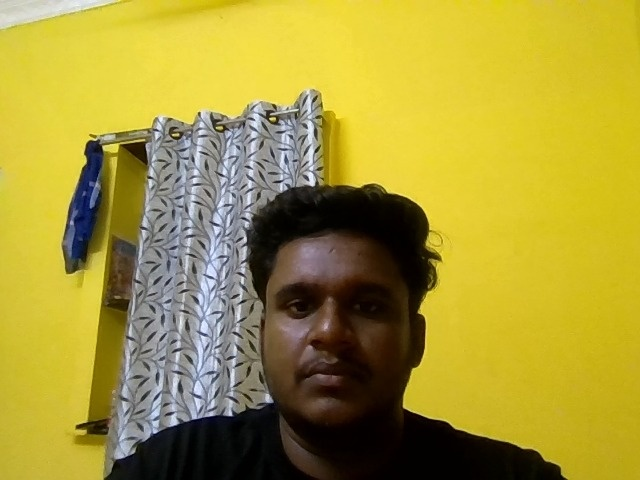
#> input picture FRAMS/dataset/24mca034/1.jpg, 640 x 480 px; its folder holds only this picture in this run
$ python train.py
#> lines starting #> are read from the running program, lines starting #| are printed output that depends on the picture
import cv2, os, numpy as np

dataset = "dataset"

faces=[]
labels=[]
label_map={}
label_id=0

for person in os.listdir(dataset):

    path = os.path.join(dataset, person)
    if not os.path.isdir(path):
        continue

    label_map[label_id]=person

    for img in os.listdir(path):
        img_path=os.path.join(path,img)

        image=cv2.imread(img_path, cv2.IMREAD_GRAYSCALE)
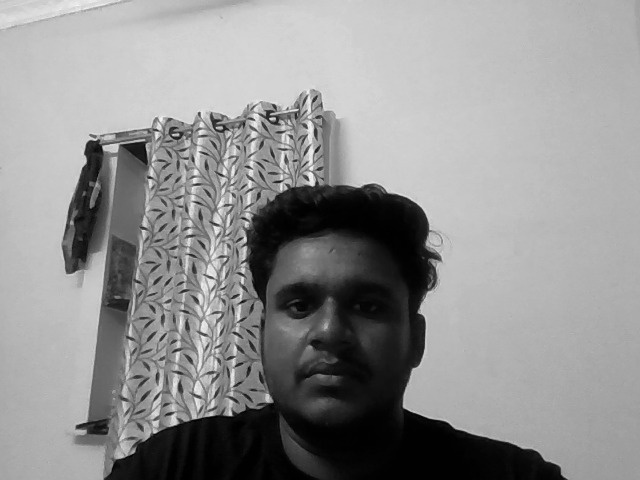
#> image: shape (480, 640); min 0, max 247, mean 145.2
        faces.append(image)
        labels.append(label_id)

    label_id+=1
#> pass 2 of the loop `for person in os.listdir(dataset):`:
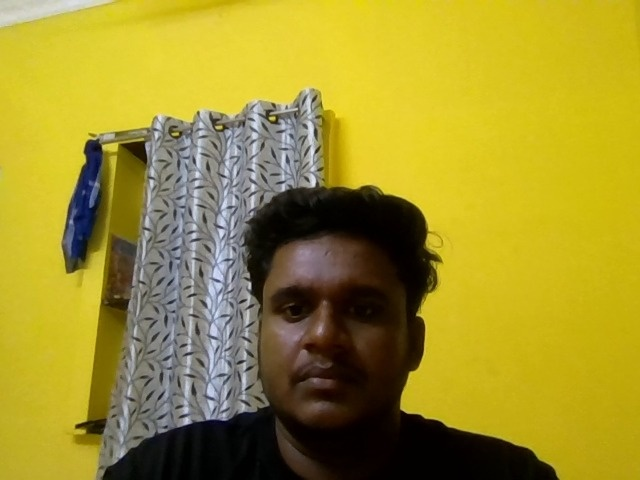
#> input picture FRAMS/dataset/24mca058/1.jpg, 640 x 480 px
#> `image=cv2.imread(img_path, cv2.IMREAD_GRAYSCALE)`:
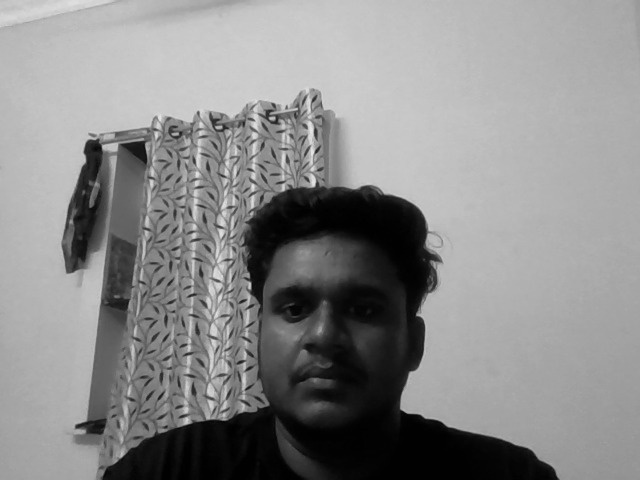
#> image: shape (480, 640); min 0, max 234, mean 138.5

recognizer=cv2.face.LBPHFaceRecognizer_create()
recognizer.train(faces,np.array(labels))
recognizer.save("trainer.yml")

np.save("labels.npy",label_map)

print("✅ Training completed")
